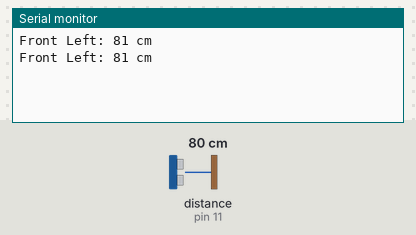
Recording of a program running on a simulated Teensy 4. Shown: the last lines printed to the serial monitor. The test bench sets the inputs (shaded band); at power-on: distance to the obstacle (sensor on pin 11) 80 cm. The echo pulse lasts 58.3 µs per cm.

Above: at 1.8 s.
1.9 s: distance to the obstacle (sensor on pin 11) set to 196 cm
At 2.8 s:
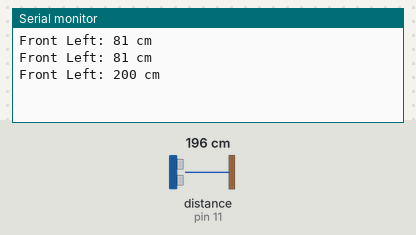
3.4 s: distance to the obstacle (sensor on pin 11) set to 206 cm
At 4.6 s:
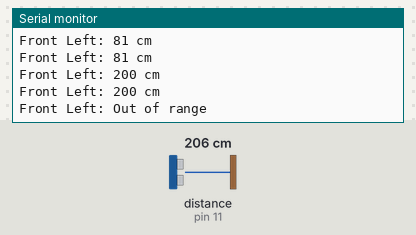

Measured:
- the behaviour switches between 200 and 201 cm on distance to the obstacle (sensor on pin 11) (found by bisection; images 1 and 2)
- after the input at 1.9 s, the serial monitor: prints a new line after 0.12 s (image 1)
- after the input at 3.4 s, the serial monitor: prints a new line after 0.65 s (image 2)

The program:

main.cpp
```cpp
#include <Arduino.h>
#include <NewPing.h>

#define TRIGGER_PIN_FRONT_LEFT 10
#define ECHO_PIN_FRONT_LEFT 11
// #define TRIGGER_PIN_FRONT_RIGHT 12
// #define ECHO_PIN_FRONT_RIGHT 13
// #define TRIGGER_PIN_BACK_LEFT 14
// #define ECHO_PIN_BACK_LEFT 15
// #define TRIGGER_PIN_BACK_RIGHT 16
// #define ECHO_PIN_BACK_RIGHT 17
#define MAX_DISTANCE 200 // Maximum distance i wanna ping, maybe needs to get changed

//definign variables
void doMeasurementUltrasonic(NewPing &sensor, const char *sensorName);


//giving each Sensor NewPing class, from: https://stackoverflow.com/questions/35186703/arduino-hc-sr04-newping-code-not-working

NewPing frontLeftSensor(TRIGGER_PIN_FRONT_LEFT, ECHO_PIN_FRONT_LEFT, MAX_DISTANCE);
// NewPing frontRightSensor(TRIGGER_PIN_FRONT_RIGHT, ECHO_PIN_FRONT_RIGHT, MAX_DISTANCE);
// NewPing backLeftSensor(TRIGGER_PIN_BACK_LEFT, ECHO_PIN_BACK_LEFT, MAX_DISTANCE);
// NewPing backRightSensor(TRIGGER_PIN_BACK_RIGHT, ECHO_PIN_BACK_RIGHT, MAX_DISTANCE);


void setup() {
  Serial.begin(9600);
}

void loop() {
  doMeasurementUltrasonic(frontLeftSensor, "Front Left");
  // doMeasurementUltrasonic(frontRightSensor, "Front Right");
  // doMeasurementUltrasonic(backLeftSensor, "Back Left");
  // doMeasurementUltrasonic(backRightSensor, "Back Right");
  delay(1000);
}

void doMeasurementUltrasonic(NewPing &sensor, const char *sensorName) {
  unsigned int distance = sensor.ping_cm();
  if (distance == 0) {
    Serial.print(sensorName);
    Serial.println(": Out of range");
  } else {
    Serial.print(sensorName);
    Serial.print(": ");
    Serial.print(distance);
    Serial.println(" cm");
  }
}
```
